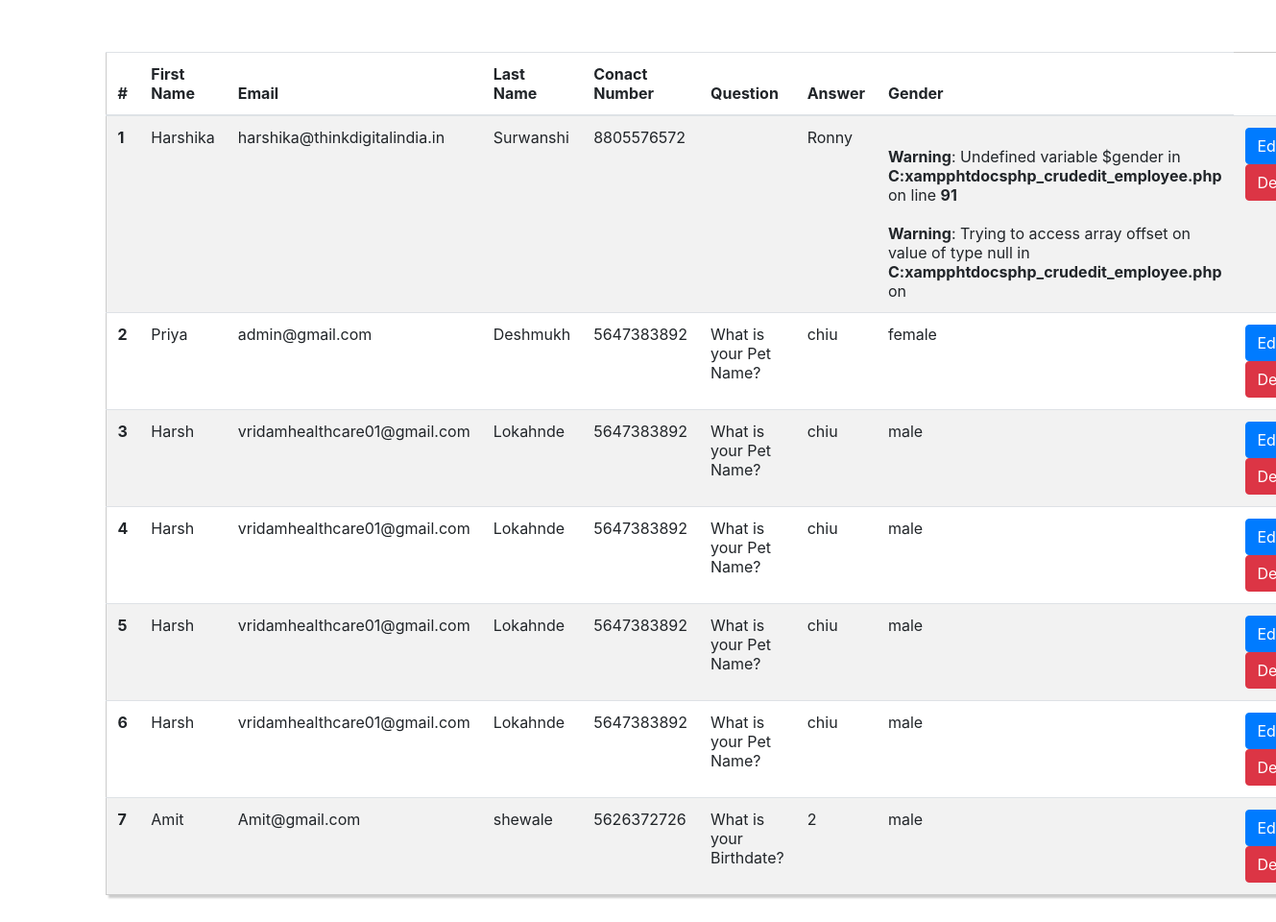
The page /view_employee.php on the database its author committed.
### tables this page shows
CREATE TABLE `user` (
  `id` int(11) NOT NULL,
  `f_name` varchar(255) NOT NULL,
  `email` varchar(255) NOT NULL,
  `l_name` varchar(255) NOT NULL,
  `contact` varchar(255) NOT NULL,
  `question` varchar(255) NOT NULL,
  `answer` varchar(255) NOT NULL,
  `gender` varchar(255) NOT NULL
);

### view_employee.php (the view, shortened to what this page needs)
<html>
<?php
$con = mysqli_connect('localhost', 'root', '', 'php_crud');
$selectData = mysqli_query($con, "SELECT * from `user`");
?>
<head>
<link href="//maxcdn.bootstrapcdn.com/bootstrap/4.1.1/css/bootstrap.min.css" rel="stylesheet" id="bootstrap-css">
<link href="style.css" rel="stylesheet">
</head>
<body>
<div class="container">
    <div class="row col-md-12 col-md-offset-2 custyle">
        <table class="table table-striped custab">
        <thead>
        <tr>
            <th scope="col">#</th>
            <th scope="col">First Name</th>
            <th scope="col">Email</th>
            <th scope="col">Last Name</th>
            <th scope="col">Conact Number</th>
            <th scope="col">Question</th>
            <th scope="col">Answer</th>
            <th scope="col">Gender</th>
        </tr>
        </thead>
    <tbody>
    <?php
        $emp_no = 1;
        while ($getData = mysqli_fetch_assoc($selectData)){
    ?>
    <tr>
        <th scope="row">
        <?php echo $emp_no ?>
    </th>
    <td>
        <?php echo $getData['f_name'] ?>
    </td>
    <td>
        <?php echo $getData['email'] ?>
    </td>
    <td>
        <?php echo $getData['l_name'] ?>
    </td>
    <td>
        <?php echo $getData['contact'] ?>
    </td>
    <td>
        <?php echo $getData['question'] ?>
    </td>
    <td>
        <?php echo $getData['answer'] ?>
    </td>
    <td>
        <?php echo $getData['gender'] ?>
    </td>
    <td>
         <a href="edit_employee.php?id=<?php echo $getData['id'] ?>" class="btn btn-primary">Edit </a>
        <a href="delete_employee.php?id=<?php echo $getData['id'] ?>" class="btn btn-danger">Delete </a>
    </td>
     <?php
     $emp_no++;
    }
    ?>
    </tbody>
    </table>
    </div>
</div>
</body>
</html>

### style.css (style rules this page uses)
.custab { border: 1px solid #ccc; padding: 5px; margin: 5% 0; box-shadow: 3px 3px 2px #ccc; transition: 0.5s; }

### rows shown on the page
user: f_name "Harshika", email "harshika@thinkdigitalindia.in", l_name "Surwanshi", contact "8805576572", answer "Ronny", gender "Warning : Undefined variable $gender in C:xampphtdocsphp_crudedit_employee.php on line 91 Warning : Trying to access array offset on value of type null in C:xampphtdocsphp_crudedit_employee.php on"
user: f_name "Priya", email "admin@gmail.com", l_name "Deshmukh", contact "5647383892", question "What is your Pet Name?", answer "chiu", gender "female"
user: f_name "Harsh", email "vridamhealthcare01@gmail.com", l_name "Lokahnde", contact "5647383892", question "What is your Pet Name?", answer "chiu", gender "male"
user: f_name "Harsh", email "vridamhealthcare01@gmail.com", l_name "Lokahnde", contact "5647383892", question "What is your Pet Name?", answer "chiu", gender "male"
user: f_name "Harsh", email "vridamhealthcare01@gmail.com", l_name "Lokahnde", contact "5647383892", question "What is your Pet Name?", answer "chiu", gender "male"
user: f_name "Harsh", email "vridamhealthcare01@gmail.com", l_name "Lokahnde", contact "5647383892", question "What is your Pet Name?", answer "chiu", gender "male"
user: f_name "Amit", email "Amit@gmail.com", l_name "shewale", contact "5626372726", question "What is your Birthdate?", answer "2", gender "male"
